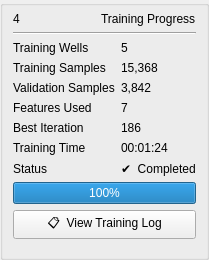
          <widget class="QGroupBox" name="grpTrainingProgress">
           <property name="title"><string></string></property>
           <property name="minimumWidth"><number>200</number></property>
           <layout class="QVBoxLayout" name="s4VL">
            <property name="spacing"><number>6</number></property>
            <property name="leftMargin">
      <number>10</number>
     </property>
     <property name="topMargin">
      <number>6</number>
     </property>
     <property name="rightMargin">
      <number>10</number>
     </property>
     <property name="bottomMargin">
      <number>8</number>
     </property>
            <!-- Header -->
            <item>
             <layout class="QHBoxLayout" name="s4TitleHL">
              <property name="spacing"><number>6</number></property>
              <item>
               <widget class="QLabel" name="sec4Num">
                <property name="objectName"><string>secNum</string></property>
                <property name="text"><string>4</string></property>
               </widget>
              </item>
              <item>
               <widget class="QLabel" name="sec4Title">
                <property name="objectName"><string>secTitle</string></property>
                <property name="text"><string>Training Progress</string></property>
               </widget>
              </item>
             </layout>
            </item>
            <item><widget class="QFrame" name="s4Div"><property name="frameShape"><enum>QFrame::HLine</enum></property><property name="frameShadow"><enum>QFrame::Sunken</enum></property></widget></item>
            <!-- Progress items in grid -->
            <item>
             <layout class="QGridLayout" name="s4Grid">
              <property name="spacing"><number>6</number></property>
              <item row="0" column="0">
               <widget class="QLabel" name="lblTrWellsKey"><property name="objectName"><string>metricKey</string></property><property name="text"><string>Training Wells</string></property></widget>
              </item>
              <item row="0" column="1">
               <widget class="QLabel" name="lblTrWellsVal"><property name="objectName"><string>metricVal</string></property><property name="text"><string>5</string></property></widget>
              </item>
              <item row="1" column="0">
               <widget class="QLabel" name="lblTrSampKey"><property name="objectName"><string>metricKey</string></property><property name="text"><string>Training Samples</string></property></widget>
              </item>
              <item row="1" column="1">
               <widget class="QLabel" name="lblTrSampVal"><property name="objectName"><string>metricVal</string></property><property name="text"><string>15,368</string></property></widget>
              </item>
              <item row="2" column="0">
               <widget class="QLabel" name="lblValSampKey"><property name="objectName"><string>metricKey</string></property><property name="text"><string>Validation Samples</string></property></widget>
              </item>
              <item row="2" column="1">
               <widget class="QLabel" name="lblValSampVal"><property name="objectName"><string>metricVal</string></property><property name="text"><string>3,842</string></property></widget>
              </item>
              <item row="3" column="0">
               <widget class="QLabel" name="lblFeatUsedKey"><property name="objectName"><string>metricKey</string></property><property name="text"><string>Features Used</string></property></widget>
              </item>
              <item row="3" column="1">
               <widget class="QLabel" name="lblFeatUsedVal"><property name="objectName"><string>metricVal</string></property><property name="text"><string>7</string></property></widget>
              </item>
              <item row="4" column="0">
               <widget class="QLabel" name="lblBestIterKey"><property name="objectName"><string>metricKey</string></property><property name="text"><string>Best Iteration</string></property></widget>
              </item>
              <item row="4" column="1">
               <widget class="QLabel" name="lblBestIterVal"><property name="objectName"><string>metricVal</string></property><property name="text"><string>186</string></property></widget>
              </item>
              <item row="5" column="0">
               <widget class="QLabel" name="lblTrainTimeKey"><property name="objectName"><string>metricKey</string></property><property name="text"><string>Training Time</string></property></widget>
              </item>
              <item row="5" column="1">
               <widget class="QLabel" name="lblTrainTimeVal"><property name="objectName"><string>metricVal</string></property><property name="text"><string>00:01:24</string></property></widget>
              </item>
              <item row="6" column="0">
               <widget class="QLabel" name="lblStatusKey"><property name="objectName"><string>metricKey</string></property><property name="text"><string>Status</string></property></widget>
              </item>
              <item row="6" column="1">
               <widget class="QLabel" name="lblStatusVal">
                <property name="objectName"><string>statusCompleted</string></property>
                <property name="text"><string>✔  Completed</string></property>
               </widget>
              </item>
             </layout>
            </item>
            <!-- Progress bar -->
            <item>
             <widget class="QProgressBar" name="progressTraining">
              <property name="value"><number>100</number></property>
              <property name="maximum"><number>100</number></property>
             </widget>
            </item>
            <!-- View Training Log -->
            <item>
             <widget class="QPushButton" name="btnViewTrainingLog">
              <property name="objectName"><string>btnSecondary</string></property>
              <property name="text"><string>📋  View Training Log</string></property>
             </widget>
            </item>
            <item>
             <spacer>
              <property name="orientation"><enum>Qt::Vertical</enum></property>
              <property name="sizeHint" stdset="0"><size><width>20</width><height>10</height></size></property>
             </spacer>
            </item>
           </layout>
          </widget>
